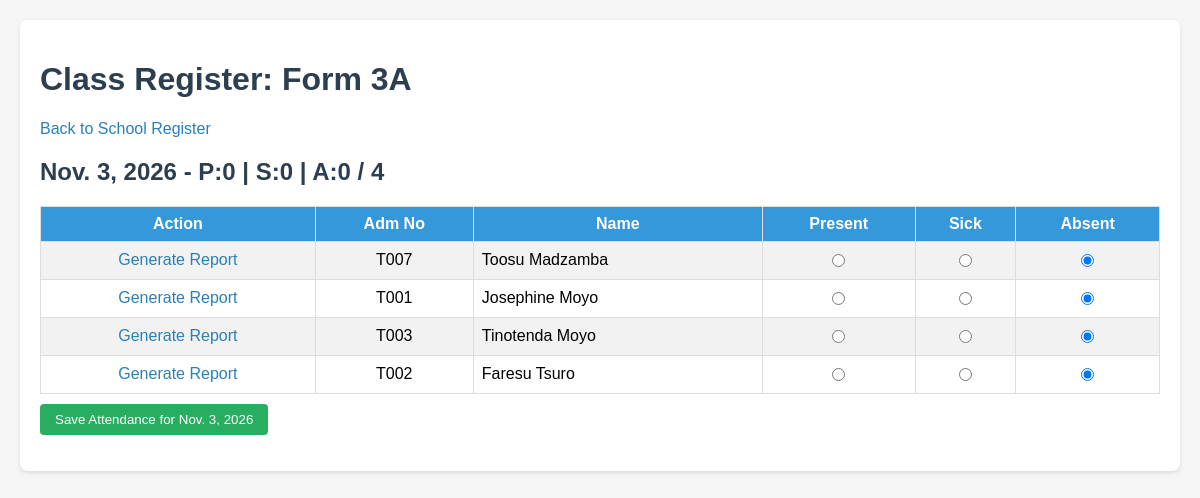
Screenshot of /class/Form 3A/ with the database file from the repository.
### kids/models.py (models this page shows, shortened)
class Student(models.Model):
    first_name = models.CharField(max_length=100)
    last_name = models.CharField(max_length=100)
    adm_no = models.CharField(max_length=20, unique=True)
    grade = models.CharField(max_length=10)
    fee_required = models.DecimalField(max_digits=10, decimal_places=2, default=300.00)
    date_added = models.DateTimeField(auto_now_add=True)
    parent_phone = models.CharField(max_length=15, blank=True, null=True)
    date_of_birth = models.DateField(null=True, blank=True)
    birth_cert_no = models.CharField(max_length=50, blank=True, null=True)  # <-- ADD THIS
    gender = models.CharField(max_length=10, choices=[('M','Male'),('F','Female')], null=True, blank=True)
    date_joined = models.DateField(auto_now_add=True, null=True, blank=True)
    parents = models.ManyToManyField(Parent, through='StudentParent', blank=True)

### kids/views.py (the view, shortened to what this page needs)
# urls.py: path('class/<str:grade>/', views.class_register, name='class_register'),
def class_register(request, grade):
    today = date.today()
    students = Student.objects.filter(grade=grade).order_by('last_name')
    attendance_today = {a.student_id: a.status for a in Attendance.objects.filter(grade=grade, date=today)}
    present_count = list(attendance_today.values()).count('Present')
    sick_count = list(attendance_today.values()).count('Sick')
    absent_count = list(attendance_today.values()).count('Absent')
    context = {
        'grade': grade,
        'students': students,
        'attendance_today': attendance_today,  # dict {student_id: status}
        'today': today,
        'total': students.count(),
        'present_count': present_count,
        'sick_count': sick_count,
        'absent_count': absent_count,
    }
    return render(request, 'kids/class_register.html', context)

### kids/views.py (called while the page is built)
@register.filter
def dict_get(d, k):
    return d.get(k)

### kids/templates/kids/class_register.html (shortened to what this page needs)
{% load static %}
<link rel="stylesheet" href="{% static 'css/style.css' %}">
<div class="container">
<h1>Class Register: {{ grade }}</h1>
<a href="{% url 'school_register' %}">Back to School Register</a>
<h2>{{ today }} - P:{{ present_count }} | S:{{ sick_count }} | A:{{ absent_count }} / {{ total }}</h2>
<form method="POST">
    <table border="1" cellpadding="5">
        <tr>
            <th style="text-align:center;">Action</th>
            <th style="text-align:center;">Adm No</th>
            <th style="text-align:center;">Name</th>
            <th style="text-align:center;">Present</th>
            <th style="text-align:center;">Sick</th>
            <th style="text-align:center;">Absent</th>
        </tr>
        {% for student in students %}
        {% with current_status=attendance_today|dict_get:student.id %}
        <tr>
            <td style="text-align:center;">
            <a href="{% url 'download_report_card' student.id 'Term 1' %}" class="btn btn-primary btn-sm">
            Generate Report
            </a>
            <td style="text-align:center;">{{ student.adm_no }}</td>
            <td>{{ student.first_name }} {{ student.last_name }}</td>
            </td>
            <td style="text-align:center;"><input type="radio" name="status_{{ student.id }}" value="Present" {% if current_status == 'Present' %}checked{% endif %}></td>
            <td style="text-align:center;"><input type="radio" name="status_{{ student.id }}" value="Sick" {% if current_status == 'Sick' %}checked{% endif %}></td>
            <td style="text-align:center;"><input type="radio" name="status_{{ student.id }}" value="Absent" {% if current_status == 'Absent' or not current_status %}checked{% endif %}></td>
            </tr>
        {% endwith %}
        {% endfor %}
    </table>
      <button type="submit">Save Attendance for {{ today }}</button>
</form>
</div>

### static/css/style.css (style rules this page uses)
h1, h2, h3 { color: #2c3e50; }
table { border-collapse: collapse; width: 100%; background: white; margin: 10px 0; }
th, td { border: 1px solid #ddd; padding: 8px; text-align: left; }
th { background: #3498db; color: white; }
tr:nth-child(even) { background: #f2f2f2; }
a { color: #2980b9; text-decoration: none; }
button, input[type="submit"] { background: #27ae60; color: white; padding: 8px 15px; border: none; border-radius: 4px; cursor: pointer; }
input, select { padding: 6px; margin: 4px 0; border: 1px solid #ccc; border-radius: 4px; }
.container { background: white; padding: 20px; border-radius: 8px; box-shadow: 0 2px 4px rgba(0,0,0,0.1); }

### rows the page displays
Student: adm_no "T007", first_name "Toosu", last_name "Madzamba"
Student: adm_no "T001", first_name "Josephine", last_name "Moyo"
Student: adm_no "T003", first_name "Tinotenda", last_name "Moyo"
Student: adm_no "T002", first_name "Faresu", last_name "Tsuro"

### other values shown
{{ grade }} "Form 3A"
{{ present_count }} "0"
{{ sick_count }} "0"
{{ absent_count }} "0"
{{ total }} "4"
